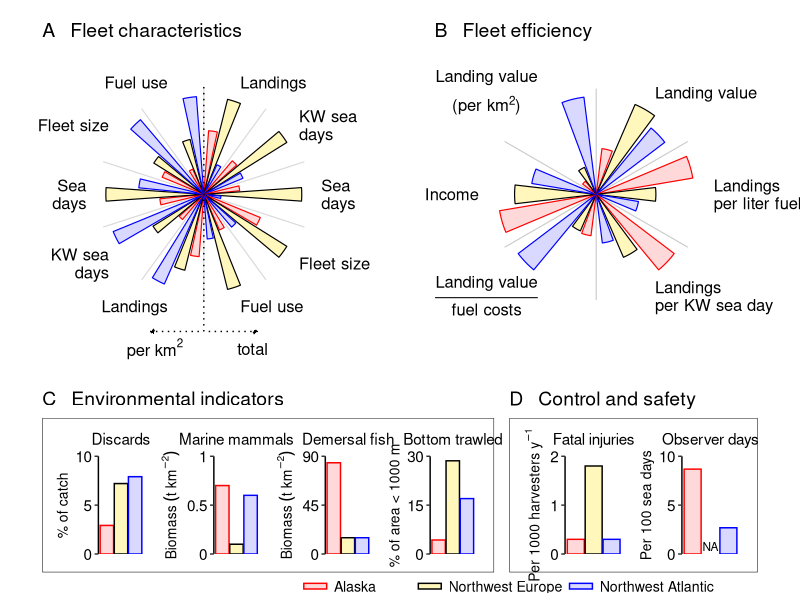

The R script that drew this image:
# ------------------------------------------------------------------------------
# Figure 5: fleet characteristics (A), fleet efficiency (B),
#           environmental indicators (C) and control and safety (D)
# One script, no post-editing in Inkscape needed.
# ------------------------------------------------------------------------------

library(ggplot2)
library(patchwork)

# ---- colours ------------------------------------------------------------------
regions <- c("Alaska", "Northwest Europe", "Northwest Atlantic")
col_bor <- c("red", "black", "blue")
col_in  <- c("#FF000026", "#fff7bc", "#0000FF26")
names(col_bor) <- names(col_in) <- regions

# ---- data (Table 2) -------------------------------------------------------------
#                  Alaska   NW Europe  NW Atlantic
shelf      <- c(   1160,     1421,      375)     # shelf area (1000 km2) used for per-km2 values

landings   <- c(   2525,     3876,     1281)     # 1000 t per year
kwdays     <- c(    128,      285,      123)     # million KW sea days
seadays    <- c(   0.46,     1.25,     0.22)     # million sea days
vessels    <- c(   9420,    15115,     6626)     # number of vessels
fuel       <- c(    393,      990,      452)     # million liter

value      <- c(  2.363,    5.021,    4.412)     # billion US$
land_fuel  <- c(    6.4,      3.9,      2.8)     # kg landings per liter fuel
land_kw    <- c(     20,       14,       10)     # kg landings per KW sea day
val_fuel   <- c(    6.8,      6.5,       16)     # value of landings / fuel cost
income     <- c(     36,       30,       24)     # 1000 US$ per year

discards   <- c(     76,      301,      110)     # 1000 t per year
disc_pct   <- discards / (discards + landings) * 100   # % of total catch
mammals    <- c(    0.7,      0.1,      0.6)     # t per km2
demersal   <- c(     84,       15,       15)     # t per km2
trawled    <- c(    4.3,     28.6,       17)     # % of area < 1000 m bottom trawled

fatal      <- c(    0.3,      1.8,      0.3)     # fatal injuries per 1000 harvesters per year
observer   <- c(39932 / (0.46e6) * 100, NA, 5907 / (0.22e6) * 100)  # observer days per 100 sea days

# ---- helper: segment ("rose") plot in Cartesian coordinates ---------------------
# values: matrix (categories x regions); each category is scaled to its maximum
rose_plot <- function(values, labels, title, divider_col = "grey85",
                      dotted_vertical = FALSE, label_r = 1.2, label_size = 4.2) {
  n     <- nrow(values)
  width <- 360 / n                         # degrees per category
  bar_w <- width * 0.22                    # angular width of one wedge
  offs  <- c(-0.27, 0, 0.27) * width       # wedge positions within a category (clockwise)
  
  scaled <- sweep(values, 1, apply(values, 1, max, na.rm = TRUE), "/")
  
  wedges <- do.call(rbind, lapply(seq_len(n), function(i) {
    do.call(rbind, lapply(1:3, function(j) {
      r  <- scaled[i, j]
      th <- seq((i - 0.5) * width + offs[j] - bar_w / 2,
                (i - 0.5) * width + offs[j] + bar_w / 2, length.out = 30) * pi / 180
      data.frame(x = c(0, r * sin(th), 0), y = c(0, r * cos(th), 0),
                 id = paste(i, j), region = regions[j])
    }))
  }))
  wedges$region <- factor(wedges$region, levels = regions)
  
  # divider lines between categories
  th_div <- (0:(n - 1)) * width * pi / 180
  divs   <- data.frame(x = 0, y = 0, xend = 1.08 * sin(th_div), yend = 1.08 * cos(th_div))
  
  # labels around the plot
  th_lab <- ((1:n) - 0.5) * width * pi / 180
  labs_df <- data.frame(x = label_r * sin(th_lab), y = label_r * cos(th_lab), lab = labels,
                        hjust = ifelse(sin(th_lab) > 0.25, 0, ifelse(sin(th_lab) < -0.25, 1, 0.5)))
  
  p <- ggplot() +
    geom_segment(data = divs, aes(x = x, y = y, xend = xend, yend = yend),
                 colour = divider_col, linewidth = 0.4) +
    geom_polygon(data = wedges, aes(x = x, y = y, group = id, fill = region, colour = region),
                 linewidth = 0.4) +
    scale_fill_manual(values = col_in, guide = "none") +
    scale_colour_manual(values = col_bor, guide = "none") +
    coord_fixed(clip = "off") +
    theme_void() +
    labs(title = title) +
    theme(plot.title = element_text(size = 14, hjust = 0),
          plot.margin = margin(5, 25, 5, 25))
  
  # labels: plain text, or plotmath when the label starts with "expr:"
  for (k in seq_len(n)) {
    is_expr <- startsWith(labs_df$lab[k], "expr:")
    p <- p + annotate("text", x = labs_df$x[k], y = labs_df$y[k],
                      label = if (is_expr) sub("expr:", "", labs_df$lab[k]) else labs_df$lab[k],
                      parse = is_expr, hjust = labs_df$hjust[k], vjust = 0.5,
                      size = label_size, lineheight = 0.9)
  }
  
  if (dotted_vertical) {
    p <- p +
      annotate("segment", x = 0, xend = 0, y = -1.4, yend = 1.12,
               linetype = "dotted", linewidth = 0.5) +
      annotate("segment", x = 0.05, xend = 0.55, y = -1.4, yend = -1.4,
               linetype = "dotted", arrow = arrow(length = unit(0.12, "cm"), type = "closed")) +
      annotate("segment", x = -0.05, xend = -0.55, y = -1.4, yend = -1.4,
               linetype = "dotted", arrow = arrow(length = unit(0.12, "cm"), type = "closed")) +
      annotate("text", x = 0.5, y = -1.58, label = "total", size = label_size) +
      annotate("text", x = -0.5, y = -1.58, label = "per~km^2", parse = TRUE, size = label_size)
  }
  p + scale_x_continuous(limits = c(-1.5, 1.5)) +
    scale_y_continuous(limits = c(-1.7, 1.4))
}

# ---- panel A: fleet characteristics ---------------------------------------------
# clockwise from the top: totals (right half), then per km2 (left half)
totals <- rbind(landings, kwdays, seadays, vessels, fuel)
perkm2 <- sweep(totals, 2, shelf, "/")
A_vals <- rbind(totals, perkm2)
A_labs <- rep(c("Landings", "KW sea\ndays", "Sea\ndays", "Fleet size", "Fuel use"), 2)

pA <- rose_plot(A_vals, A_labs, "A   Fleet characteristics", dotted_vertical = TRUE)

# ---- panel B: fleet efficiency -----------------------------------------------------
B_vals <- rbind(value, land_fuel, land_kw, val_fuel, income, value / shelf)
B_labs <- c("Landing value",
            "Landings\nper liter fuel",
            "Landings\nper KW sea day",
            "expr:frac('Landing value', 'fuel costs')",
            "Income",
            "expr:atop('Landing value', '(per '*km^2*')')")

pB <- rose_plot(B_vals, B_labs, "B   Fleet efficiency", divider_col = "grey80")

# ---- helper: bar plot for panels C and D -----------------------------------------
bar_plot <- function(vals, title, ylab, ymax, na_label = FALSE) {
  df <- data.frame(region = factor(regions, levels = regions), val = vals)
  p <- ggplot(df, aes(x = region, y = val, fill = region, colour = region)) +
    geom_col(width = 0.95, linewidth = 0.5, na.rm = TRUE) +
    scale_fill_manual(values = col_in, guide = "none") +
    scale_colour_manual(values = col_bor, guide = "none") +
    scale_y_continuous(limits = c(0, ymax), breaks = c(0, ymax / 2, ymax),
                       labels = function(x) format(x, drop0trailing = TRUE),
                       expand = c(0, 0)) +
    labs(title = title, y = ylab, x = NULL) +
    theme_classic(base_size = 11) +
    theme(axis.line.x = element_blank(), axis.ticks.x = element_blank(),
          axis.text.x = element_blank(),
          axis.text.y = element_text(size = 11, colour = "black"),
          axis.title.y = element_text(size = 10),
          plot.title = element_text(size = 11, hjust = 0.5),
          plot.margin = margin(5, 8, 5, 5))
  if (na_label) {
    p <- p + annotate("text", x = which(is.na(vals)), y = ymax * 0.03, label = "NA",
                      size = 3, vjust = 0)
  }
  p
}

c1 <- bar_plot(disc_pct, "Discards",       "% of catch",                      10)
c2 <- bar_plot(mammals,  "Marine mammals", expression(Biomass~(t~km^{-2})),   1)
c3 <- bar_plot(demersal, "Demersal fish",  expression(Biomass~(t~km^{-2})),   90)
c4 <- bar_plot(trawled,  "Bottom trawled", "% of area < 1000 m",              30)

d1 <- bar_plot(fatal,    "Fatal injuries", expression(paste("Per 1000 harvesters ", y^{-1})), 2)
d2 <- bar_plot(observer, "Observer days",  "Per 100 sea days",                10, na_label = TRUE)

boxed <- function(p, title) {
  g <- grid::grobTree(patchworkGrob(p),
                      grid::rectGrob(gp = grid::gpar(fill = NA, col = "black", lwd = 1)))
  wrap_elements(panel = g) + labs(title = title) +
    theme(plot.title = element_text(size = 14, hjust = 0),
          plot.background = element_blank(), panel.background = element_blank())
}

pC <- boxed(c1 | c2 | c3 | c4, "C   Environmental indicators")
pD <- boxed(d1 | d2,           "D   Control and safety")

# ---- legend -------------------------------------------------------------------------
leg_df <- data.frame(x = c(0, 1.25, 2.9), region = factor(regions, levels = regions))
pLeg <- ggplot(leg_df) +
  geom_rect(aes(xmin = x, xmax = x + 0.25, ymin = 0, ymax = 1, fill = region, colour = region),
            linewidth = 0.5) +
  geom_text(aes(x = x + 0.33, y = 0.5, label = region), hjust = 0, size = 3.6) +
  scale_fill_manual(values = col_in, guide = "none") +
  scale_colour_manual(values = col_bor, guide = "none") +
  coord_cartesian(xlim = c(-2.5, 4.6), ylim = c(-0.5, 1.5)) +
  theme_void()

# ---- combine ------------------------------------------------------------------------
fig5 <- (pA | pB) / (pC | pD) / pLeg +
  plot_layout(heights = c(1.35, 0.62, 0.05))
fig5[[2]] <- fig5[[2]] + plot_layout(widths = c(2, 1.1))

pdf("Output/Figure_4.pdf", width = 11, height = 9.5)
print(fig5)
dev.off()
